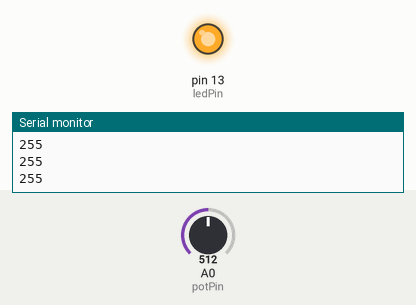
A sketch run on a simulated Arduino Uno, built with avr-gcc and run on an emulated ATmega328P. On the bench: output pins drawn as LEDs (lit = HIGH), the last lines printed to the serial monitor. Inputs (shaded band) come from the test bench; at power-on: A0 (potPin) = 512.

Above: at 1.2 s.
1.3 s: A0 (potPin) set to 114
2.8 s: A0 (potPin) set to 99
At 3.4 s:
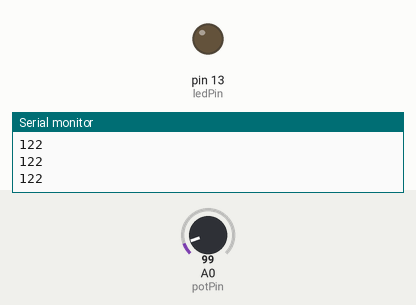
4.3 s: A0 (potPin) set to 122
At 5.5 s:
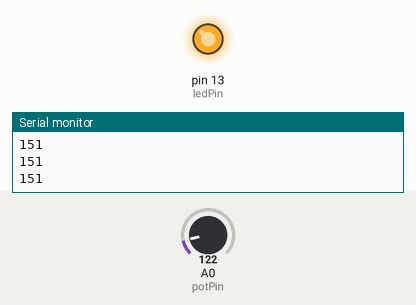
5.8 s: A0 (potPin) set to 0
At 6.8 s:
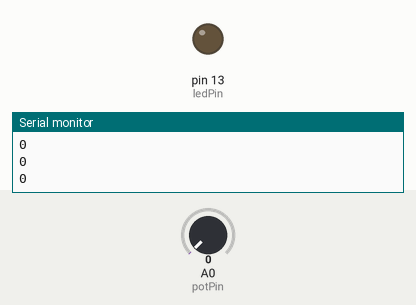
Timing chart, 0 to 8.3 s (numbered marks = the images above; inputs shaded):
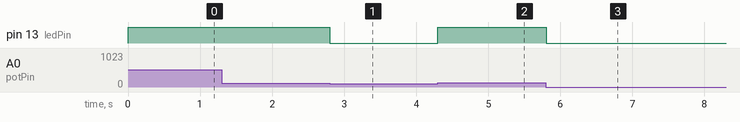

Measured:
- the behaviour switches between 104 and 103 on A0 (potPin) (found by bisection; images 0 and 1)
- after the input at 2.8 s, pin 13 (ledPin): HIGH → LOW at once
- after the input at 4.3 s, pin 13 (ledPin): LOW → HIGH at once
- after the input at 5.8 s, pin 13 (ledPin): HIGH → LOW at once

The sketch:

potled.ino
```cpp
//calcul remplace map


int potPin = A0;
int ledPin = 13;
float sensorValue ;
int outputValue;
int entreeMin =1;
int entreeMax = 205;

void setup() {
  // put your setup code here, to run once:
  Serial.begin(9600);
    pinMode (ledPin, OUTPUT);
    pinMode (potPin, INPUT);

}

void loop() {

  sensorValue = analogRead(potPin);
  float val = sensorValue;
  val = val - entreeMin;

if (val < 0) {
  val = 0;
}
  val = val/(entreeMax - entreeMin);
if (val > 1) {
  val =1;
}
outputValue = val * 255;

  analogWrite(ledPin, outputValue);
Serial.println (outputValue);

  }
```
